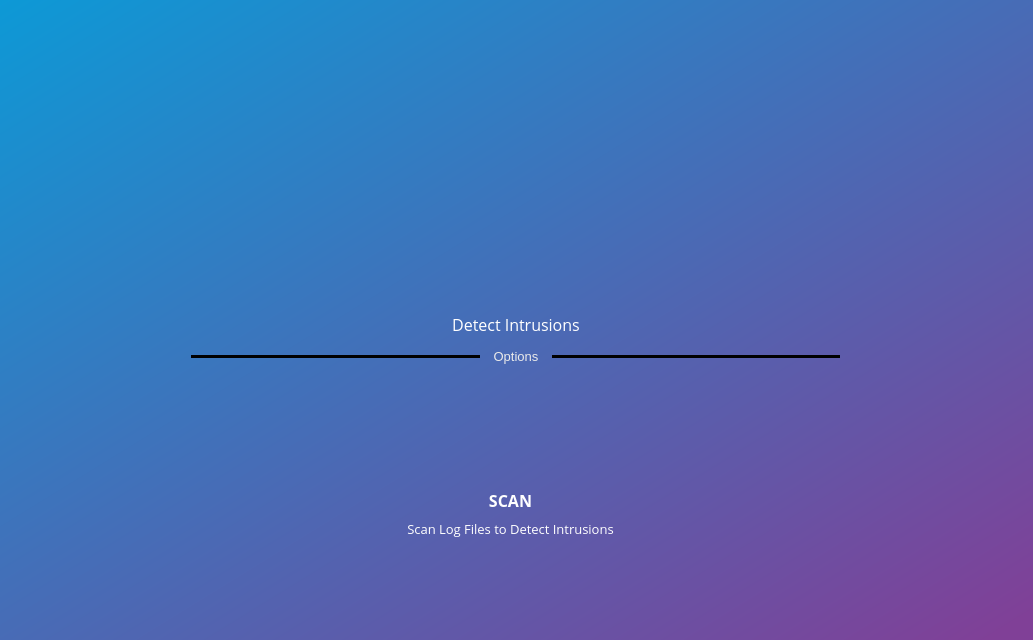
<?xml version="1.0" encoding="UTF-8"?>
<ui version="4.0">
 <class>MainWindow</class>
 <widget class="QMainWindow" name="MainWindow">
  <property name="geometry">
   <rect>
    <x>0</x>
    <y>0</y>
    <width>1033</width>
    <height>640</height>
   </rect>
  </property>
  <property name="font">
   <font>
    <pointsize>11</pointsize>
   </font>
  </property>
  <property name="windowTitle">
   <string>MainWindow</string>
  </property>
  <property name="styleSheet">
   <string notr="true">QMainWindow#MainWindow
{
	
	background-color: qlineargradient(spread:pad, x1:0, y1:0, x2:1, y2:1, stop:0 rgba(13, 153, 214, 255), stop:0.976415 rgba(128, 64, 151, 255));
}</string>
  </property>
  <widget class="QWidget" name="centralwidget">
   <widget class="QWidget" name="horizontalLayoutWidget">
    <property name="geometry">
     <rect>
      <x>0</x>
      <y>34</y>
      <width>1031</width>
      <height>201</height>
     </rect>
    </property>
    <layout class="QHBoxLayout" name="horizontalLayout">
     <item>
      <spacer name="horizontalSpacer">
       <property name="orientation">
        <enum>Qt::Horizontal</enum>
       </property>
       <property name="sizeHint" stdset="0">
        <size>
         <width>40</width>
         <height>20</height>
        </size>
       </property>
      </spacer>
     </item>
     <item>
      <widget class="QLabel" name="label">
       <property name="maximumSize">
        <size>
         <width>250</width>
         <height>200</height>
        </size>
       </property>
       <property name="text">
        <string/>
       </property>
       <property name="pixmap">
        <pixmap resource="../assets/res.qrc">:/ui_start/png/54121-200.png</pixmap>
       </property>
       <property name="scaledContents">
        <bool>true</bool>
       </property>
      </widget>
     </item>
     <item>
      <spacer name="horizontalSpacer_2">
       <property name="orientation">
        <enum>Qt::Horizontal</enum>
       </property>
       <property name="sizeHint" stdset="0">
        <size>
         <width>40</width>
         <height>20</height>
        </size>
       </property>
      </spacer>
     </item>
    </layout>
   </widget>
   <widget class="QWidget" name="horizontalLayoutWidget_3">
    <property name="geometry">
     <rect>
      <x>0</x>
      <y>262</y>
      <width>1031</width>
      <height>81</height>
     </rect>
    </property>
    <layout class="QHBoxLayout" name="horizontalLayout_3">
     <item>
      <spacer name="horizontalSpacer_5">
       <property name="orientation">
        <enum>Qt::Horizontal</enum>
       </property>
       <property name="sizeHint" stdset="0">
        <size>
         <width>40</width>
         <height>20</height>
        </size>
       </property>
      </spacer>
     </item>
     <item>
      <layout class="QVBoxLayout" name="verticalLayout">
       <item>
        <widget class="QLabel" name="label_2">
         <property name="text">
          <string/>
         </property>
         <property name="pixmap">
          <pixmap resource="../assets/res.qrc">:/ui_start/png/nids.png</pixmap>
         </property>
        </widget>
       </item>
       <item>
        <widget class="QLabel" name="label_3">
         <property name="font">
          <font>
           <family>Open Sans</family>
           <pointsize>12</pointsize>
          </font>
         </property>
         <property name="styleSheet">
          <string notr="true">color: rgb(255, 255, 255);</string>
         </property>
         <property name="text">
          <string>Detect Intrusions</string>
         </property>
         <property name="alignment">
          <set>Qt::AlignCenter</set>
         </property>
        </widget>
       </item>
      </layout>
     </item>
     <item>
      <spacer name="horizontalSpacer_6">
       <property name="orientation">
        <enum>Qt::Horizontal</enum>
       </property>
       <property name="sizeHint" stdset="0">
        <size>
         <width>40</width>
         <height>20</height>
        </size>
       </property>
      </spacer>
     </item>
    </layout>
   </widget>
   <widget class="QWidget" name="horizontalLayoutWidget_4">
    <property name="geometry">
     <rect>
      <x>0</x>
      <y>341</y>
      <width>1031</width>
      <height>31</height>
     </rect>
    </property>
    <layout class="QHBoxLayout" name="horizontalLayout_4">
     <item>
      <spacer name="horizontalSpacer_7">
       <property name="orientation">
        <enum>Qt::Horizontal</enum>
       </property>
       <property name="sizeHint" stdset="0">
        <size>
         <width>40</width>
         <height>20</height>
        </size>
       </property>
      </spacer>
     </item>
     <item>
      <layout class="QHBoxLayout" name="horizontalLayout_2">
       <item>
        <widget class="Line" name="line_2">
         <property name="minimumSize">
          <size>
           <width>289</width>
           <height>3</height>
          </size>
         </property>
         <property name="styleSheet">
          <string notr="true">background-color: rgb(0,0,0);</string>
         </property>
         <property name="orientation">
          <enum>Qt::Horizontal</enum>
         </property>
        </widget>
       </item>
       <item>
        <widget class="QLabel" name="label_4">
         <property name="sizePolicy">
          <sizepolicy hsizetype="Preferred" vsizetype="Preferred">
           <horstretch>0</horstretch>
           <verstretch>0</verstretch>
          </sizepolicy>
         </property>
         <property name="minimumSize">
          <size>
           <width>60</width>
           <height>20</height>
          </size>
         </property>
         <property name="maximumSize">
          <size>
           <width>80</width>
           <height>20</height>
          </size>
         </property>
         <property name="font">
          <font>
           <pointsize>10</pointsize>
          </font>
         </property>
         <property name="styleSheet">
          <string notr="true">color: rgb(234, 234, 234);</string>
         </property>
         <property name="text">
          <string>Options</string>
         </property>
         <property name="alignment">
          <set>Qt::AlignCenter</set>
         </property>
         <property name="margin">
          <number>0</number>
         </property>
        </widget>
       </item>
       <item>
        <widget class="Line" name="line_3">
         <property name="minimumSize">
          <size>
           <width>288</width>
           <height>3</height>
          </size>
         </property>
         <property name="styleSheet">
          <string notr="true">background-color: rgb(0,0,0);</string>
         </property>
         <property name="orientation">
          <enum>Qt::Horizontal</enum>
         </property>
        </widget>
       </item>
      </layout>
     </item>
     <item>
      <spacer name="horizontalSpacer_8">
       <property name="orientation">
        <enum>Qt::Horizontal</enum>
       </property>
       <property name="sizeHint" stdset="0">
        <size>
         <width>40</width>
         <height>20</height>
        </size>
       </property>
      </spacer>
     </item>
    </layout>
   </widget>
   <widget class="QPushButton" name="pushButton">
    <property name="geometry">
     <rect>
      <x>440</x>
      <y>381</y>
      <width>141</width>
      <height>131</height>
     </rect>
    </property>
    <property name="styleSheet">
     <string notr="true">QPushButton
{border-radius: 0px;
}
QPushButton::hover
{


border: 1px solid white;
 border-radius:0px;
}
QPushButton::checked
{
background-color: rgb(85, 0, 255);
}</string>
    </property>
    <property name="text">
     <string/>
    </property>
   </widget>
   <widget class="QLabel" name="label_5">
    <property name="geometry">
     <rect>
      <x>460</x>
      <y>387</y>
      <width>101</width>
      <height>101</height>
     </rect>
    </property>
    <property name="styleSheet">
     <string notr="true"/>
    </property>
    <property name="text">
     <string/>
    </property>
    <property name="pixmap">
     <pixmap resource="../assets/res.qrc">:/ui_start/png/vulnerability-scanning.png</pixmap>
    </property>
    <property name="scaledContents">
     <bool>true</bool>
    </property>
   </widget>
   <widget class="QWidget" name="layoutWidget">
    <property name="geometry">
     <rect>
      <x>390</x>
      <y>489</y>
      <width>241</width>
      <height>50</height>
     </rect>
    </property>
    <layout class="QVBoxLayout" name="verticalLayout_4">
     <item>
      <widget class="QLabel" name="label_11">
       <property name="font">
        <font>
         <family>Open Sans</family>
         <pointsize>12</pointsize>
         <weight>75</weight>
         <bold>true</bold>
        </font>
       </property>
       <property name="styleSheet">
        <string notr="true">color: rgb(255, 255, 255);</string>
       </property>
       <property name="text">
        <string>SCAN</string>
       </property>
       <property name="alignment">
        <set>Qt::AlignCenter</set>
       </property>
      </widget>
     </item>
     <item>
      <layout class="QVBoxLayout" name="verticalLayout_2">
       <item>
        <widget class="QLabel" name="label_7">
         <property name="font">
          <font>
           <family>Open Sans</family>
           <pointsize>10</pointsize>
          </font>
         </property>
         <property name="styleSheet">
          <string notr="true">color: rgb(255, 255, 255);</string>
         </property>
         <property name="text">
          <string>Scan Log Files to Detect Intrusions</string>
         </property>
         <property name="alignment">
          <set>Qt::AlignCenter</set>
         </property>
        </widget>
       </item>
      </layout>
     </item>
    </layout>
   </widget>
   <zorder>label_5</zorder>
   <zorder>horizontalLayoutWidget</zorder>
   <zorder>horizontalLayoutWidget_3</zorder>
   <zorder>horizontalLayoutWidget_4</zorder>
   <zorder>layoutWidget</zorder>
   <zorder>pushButton</zorder>
  </widget>
 </widget>
 <resources>
  <include location="../assets/res.qrc"/>
  <include location="res.qrc"/>
 </resources>
 <connections/>
</ui>
